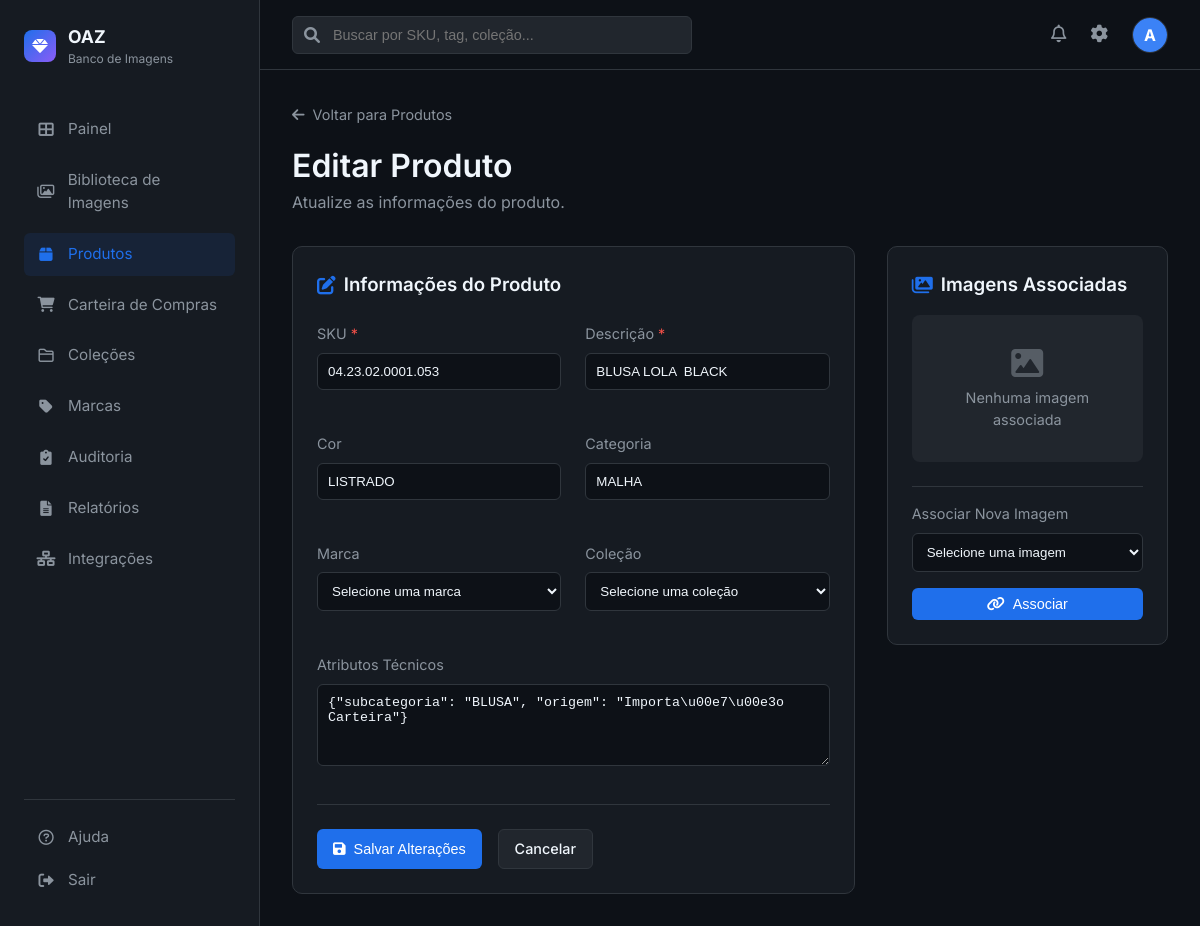
Page /produtos/1/edit (signed in) on the earlier database version.
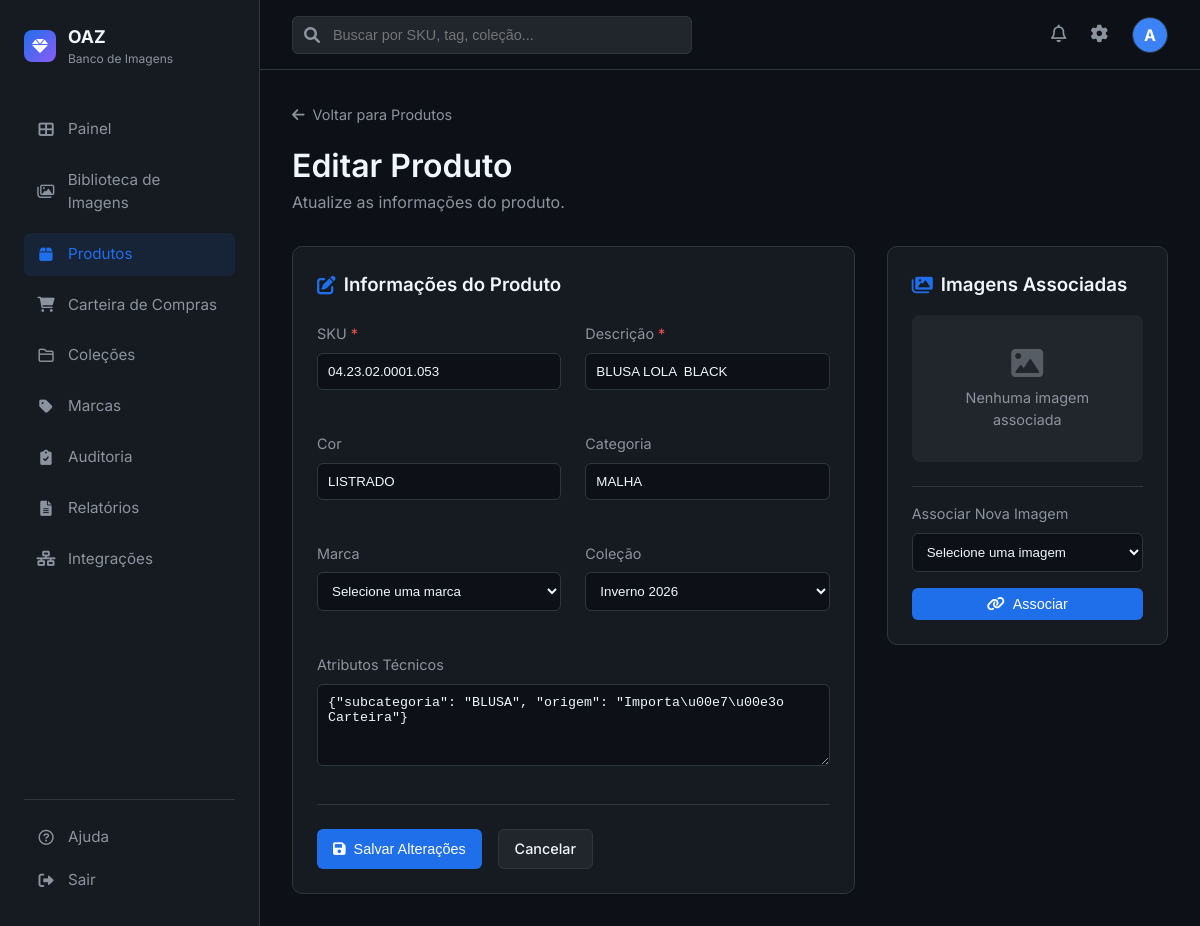
Same page on the later database version.
### app.py (models this page shows)
class Produto(db.Model):
    id = db.Column(db.Integer, primary_key=True)
    sku = db.Column(db.String(50), unique=True, nullable=False)
    descricao = db.Column(db.String(255), nullable=False)
    cor = db.Column(db.String(50))
    categoria = db.Column(db.String(100))
    atributos_tecnicos = db.Column(db.Text)  # JSON com atributos extras
    marca_id = db.Column(db.Integer, db.ForeignKey('brand.id'))
    colecao_id = db.Column(db.Integer, db.ForeignKey('collection.id'))
    created_at = db.Column(db.DateTime, default=datetime.utcnow)
    updated_at = db.Column(db.DateTime, default=datetime.utcnow, onupdate=datetime.utcnow)
    tem_foto = db.Column(db.Boolean, default=False)
    ativo = db.Column(db.Boolean, default=True)
    marca = db.relationship('Brand', backref='produtos')
    colecao = db.relationship('Collection', backref='produtos')
    imagens = db.relationship('ImagemProduto', backref='produto', lazy=True, cascade='all, delete-orphan')
    historico_skus = db.relationship('HistoricoSKU', backref='produto', lazy=True)

class Collection(db.Model):
    id = db.Column(db.Integer, primary_key=True)
    name = db.Column(db.String(100), nullable=False)
    description = db.Column(db.Text)
    season = db.Column(db.String(50))  # Estação: Primavera/Verão, Outono/Inverno
    year = db.Column(db.Integer)  # Ano da coleção
    campanha = db.Column(db.String(100))  # Nome da campanha
    created_at = db.Column(db.DateTime, default=datetime.utcnow)
    images = db.relationship('Image', backref='collection', lazy=True)

### app.py (the view, shortened to what this page needs)
@app.route('/produtos/<int:id>/edit', methods=['GET', 'POST'])
@login_required
def edit_produto(id):
    produto = Produto.query.get_or_404(id)
    marcas = Brand.query.order_by(Brand.name).all()
    colecoes = Collection.query.order_by(Collection.name).all()
    imagens_associadas = Image.query.join(ImagemProduto).filter(ImagemProduto.produto_id == produto.id).all()
    imagens_associadas_ids = [img.id for img in imagens_associadas]
    imagens_disponiveis = Image.query.filter(~Image.id.in_(imagens_associadas_ids) if imagens_associadas_ids else True).order_by(Image.upload_date.desc()).limit(50).all()
    historico_sku = HistoricoSKU.query.filter_by(produto_id=produto.id).order_by(HistoricoSKU.data_alteracao.desc()).all()
    return render_template('produtos/edit.html',
                          produto=produto,
                          marcas=marcas,
                          colecoes=colecoes,
                          imagens_associadas=imagens_associadas,
                          imagens_disponiveis=imagens_disponiveis,
                          historico_sku=historico_sku)

### app.py (called while the page is built)
@login_manager.user_loader
def load_user(user_id):
    return User.query.get(int(user_id))

### templates/produtos/edit.html (shortened to what the changed rows need)
{% extends "base.html" %}
{% block content %}
<div style="margin-bottom: 2rem;">
    <h1 style="margin-top: 1rem;">Editar Produto</h1>
</div>
<div style="display: grid; grid-template-columns: 2fr 1fr; gap: 2rem;">
    <div>
        <div class="stat-card">
            <form action="{{ url_for('edit_produto', id=produto.id) }}" method="POST" id="editForm">
                <div style="display: grid; grid-template-columns: 1fr 1fr; gap: 1.5rem;">
                    <div class="form-group">
                        <label class="form-label">
                            SKU <span style="color: #f85149;">*</span>
                        </label>
                        <input type="text" name="sku" id="skuInput" class="form-control" required value="{{ produto.sku }}" onchange="checkSkuChange()">
                    </div>
                    <div class="form-group">
                        <label class="form-label">
                            Descrição <span style="color: #f85149;">*</span>
                        </label>
                        <input type="text" name="descricao" class="form-control" required value="{{ produto.descricao }}">
                    </div>
                    <div class="form-group">
                        <label class="form-label">Cor</label>
                        <input type="text" name="cor" class="form-control" value="{{ produto.cor or '' }}">
                    </div>
                    <div class="form-group">
                        <label class="form-label">Categoria</label>
                        <input type="text" name="categoria" class="form-control" value="{{ produto.categoria or '' }}">
                    </div>
                    <div class="form-group">
                        <label class="form-label">Coleção</label>
                        <select name="colecao_id" class="form-control">
                            <option value="">Selecione uma coleção</option>
                            {% for colecao in colecoes %}
                            <option value="{{ colecao.id }}" {% if produto.colecao_id == colecao.id %}selected{% endif %}>{{ colecao.name }}</option>
                            {% endfor %}
                        </select>
                    </div>
                </div>
                <div class="form-group" style="margin-top: 1.5rem;">
                    <label class="form-label">Atributos Técnicos</label>
                    <textarea name="atributos_tecnicos" class="form-control" rows="4">{{ produto.atributos_tecnicos or '' }}</textarea>
                </div>
            </form>
        </div>
    </div>
</div>
{% endblock %}

Differences in the rows shown:
changed Produto "BLUSA LOLA BLACK": colecao_id (not shown) → "Inverno 2026"
Other differences:
form field colecao_id: "Selecione uma coleção" → (not shown)
